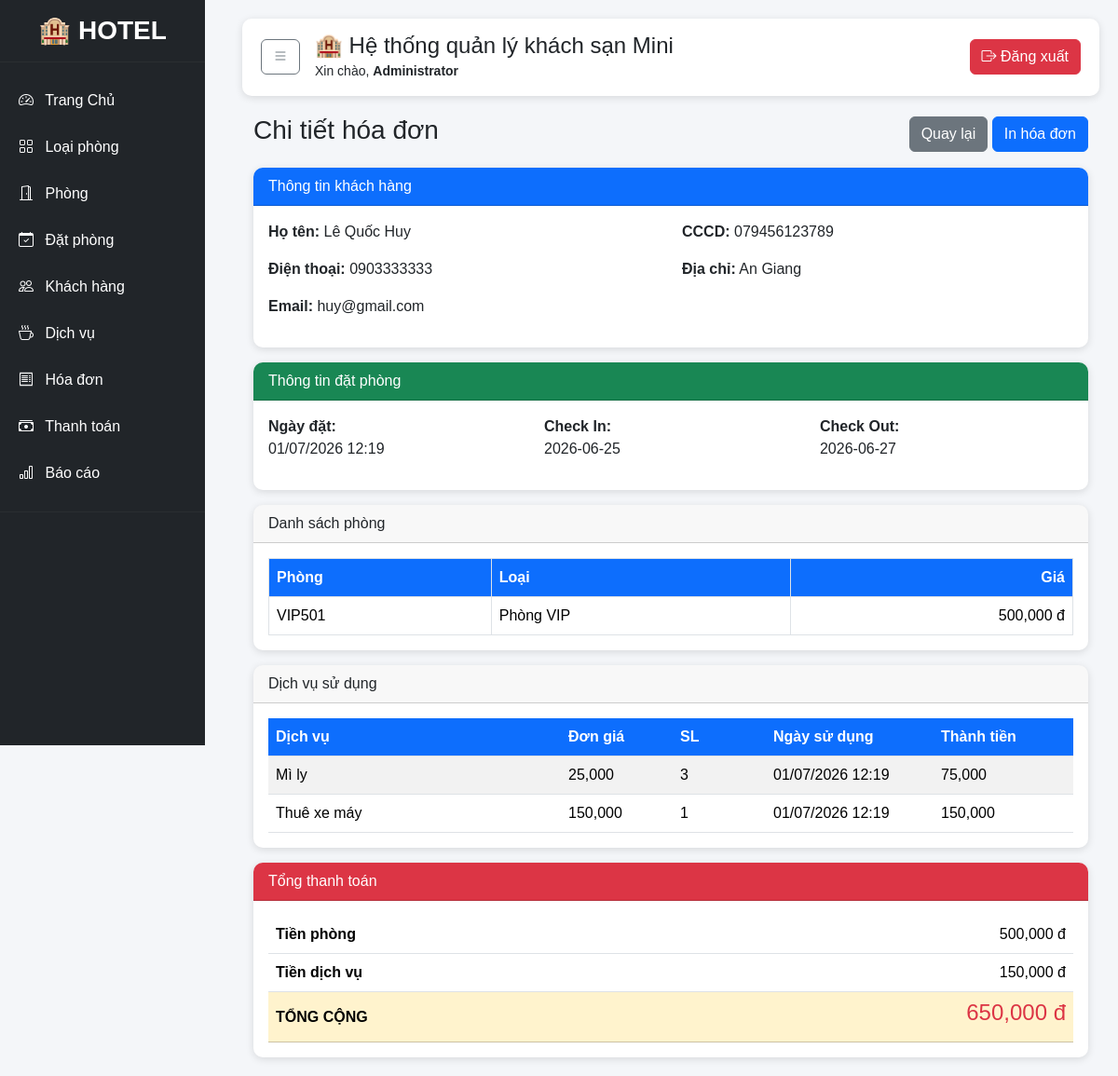
Page /modules/invoices/detail.php?id=1 (signed in) on the committed database.
### tables this page shows
CREATE TABLE invoices (
    invoice_id INT AUTO_INCREMENT PRIMARY KEY,
    booking_id INT NOT NULL,
    invoice_date DATETIME DEFAULT CURRENT_TIMESTAMP,
    
    room_total INT DEFAULT 0,
    service_total INT DEFAULT 0,
    total_amount INT DEFAULT 0,

    FOREIGN KEY (booking_id)
    REFERENCES bookings(booking_id)
);

CREATE TABLE customers (
    customer_id INT AUTO_INCREMENT PRIMARY KEY,
    full_name VARCHAR(100) NOT NULL,
    gender ENUM('Nam', 'Nữ', 'Khác'),
    phone VARCHAR(15),
    email VARCHAR(100),
    id_card VARCHAR(20),
    address TEXT,
    created_at DATETIME DEFAULT CURRENT_TIMESTAMP
);

CREATE TABLE bookings (
    booking_id INT AUTO_INCREMENT PRIMARY KEY,
    customer_id INT NOT NULL,

    booking_date DATETIME DEFAULT CURRENT_TIMESTAMP,
    check_in_date DATE NOT NULL,
    check_out_date DATE NOT NULL,

    actual_check_in DATETIME NULL,
    actual_check_out DATETIME NULL,

    status ENUM(
        'Đã đặt',
        'Đang thuê',
        'Đã trả phòng',
        'Đã hủy'
    ) DEFAULT 'Đã đặt',

    total_amount INT DEFAULT 0, note TEXT,

    FOREIGN KEY (customer_id)
    REFERENCES customers(customer_id)
);

CREATE TABLE booking_details (
    booking_detail_id INT AUTO_INCREMENT PRIMARY KEY,
    booking_id INT NOT NULL,
    room_id INT NOT NULL,
    price INT NOT NULL,

    FOREIGN KEY (booking_id)
    REFERENCES bookings(booking_id)
    ON DELETE CASCADE,

    FOREIGN KEY (room_id)
    REFERENCES rooms(room_id)
);

CREATE TABLE rooms (
    room_id INT AUTO_INCREMENT PRIMARY KEY,
    room_number VARCHAR(20) NOT NULL UNIQUE,
    room_type_id INT NOT NULL,
        status ENUM(
            'Trống', 
            'Đã đặt', 
            'Đang thuê', 
            'Bảo trì'
        ) DEFAULT 'Trống',

    FOREIGN KEY (room_type_id) 
    REFERENCES room_types(room_type_id)
);

CREATE TABLE room_types (
    room_type_id INT AUTO_INCREMENT PRIMARY KEY,
    type_name VARCHAR(100) NOT NULL,
    price INT NOT NULL COMMENT 'Giá phòng VNĐ',
    max_people INT NOT NULL,
    description TEXT
);

CREATE TABLE service_usage (
    usage_id INT AUTO_INCREMENT PRIMARY KEY,
    booking_id INT NOT NULL,
    service_id INT NOT NULL,
    quantity INT DEFAULT 1,
    usage_date DATETIME DEFAULT CURRENT_TIMESTAMP,

    FOREIGN KEY (booking_id)
    REFERENCES bookings(booking_id),

    FOREIGN KEY (service_id)
    REFERENCES services(service_id)
);

CREATE TABLE services (
    service_id INT AUTO_INCREMENT PRIMARY KEY,
    service_name VARCHAR(100) NOT NULL,
    price INT NOT NULL COMMENT 'Giá dịch vụ VNĐ',
    description TEXT
);

### modules/invoices/detail.php (the view, shortened to what this page needs)
<?php
include '../../config/database.php';
include '../../includes/header.php';
$conn = $conn;
$id = intval($_GET['id']);
$sql = "
SELECT
    i.*,
    b.booking_id,
    b.booking_date,
    b.check_in_date,
    b.check_out_date,
    b.actual_check_in,
    b.actual_check_out,
    c.full_name,
    c.phone,
    c.email,
    c.id_card,
    c.address
FROM invoices i
JOIN bookings b
ON i.booking_id=b.booking_id
JOIN customers c
ON b.customer_id=c.customer_id
WHERE i.invoice_id='$id'
";
$invoice = mysqli_fetch_assoc(mysqli_query($conn,$sql));
$rooms=mysqli_query($conn,"
SELECT
    r.room_number,
    rt.type_name,
    bd.price
FROM booking_details bd
JOIN rooms r
ON bd.room_id=r.room_id
JOIN room_types rt
ON r.room_type_id=rt.room_type_id
WHERE bd.booking_id='{$invoice['booking_id']}'
");
$services=mysqli_query($conn,"
SELECT
    s.service_name,
    s.price,
    su.quantity,
    su.usage_date
FROM service_usage su
JOIN services s
ON su.service_id=s.service_id
WHERE su.booking_id='{$invoice['booking_id']}'
");
?>
<div class="container-fluid">
<div class="d-flex justify-content-between align-items-center mb-3">
<h3>Chi tiết hóa đơn</h3>
<div>
<a href="index.php" class="btn btn-secondary">
Quay lại
</a>
<a href="print.php?id=<?= $id ?>" target="_blank"
class="btn btn-primary">
In hóa đơn
</a>
</div>
</div>
<div class="card mb-3">
<div class="card-header bg-primary text-white">
Thông tin khách hàng
</div>
<div class="card-body">
<div class="row">
<div class="col-md-6">
<p><strong>Họ tên:</strong>
<?= $invoice['full_name'] ?>
</p>
<p><strong>Điện thoại:</strong>
<?= $invoice['phone'] ?>
</p>
<p><strong>Email:</strong>
<?= $invoice['email'] ?>
</p>
</div>
<div class="col-md-6">
<p><strong>CCCD:</strong>
<?= $invoice['id_card'] ?>
</p>
<p><strong>Địa chỉ:</strong>
<?= $invoice['address'] ?>
</p>
</div>
</div>
</div>
</div>
<div class="card mb-3">
<div class="card-header bg-success text-white">
Thông tin đặt phòng
</div>
<div class="card-body">
<div class="row">
<div class="col-md-4">
<p>
<strong>Ngày đặt:</strong><br>
<?= date("d/m/Y H:i",strtotime($invoice['booking_date'])) ?>
</p>
</div>
<div class="col-md-4">
<p>
<strong>Check In:</strong><br>
<?= $invoice['check_in_date'] ?>
</p>
</div>
<div class="col-md-4">
<p>
<strong>Check Out:</strong><br>
<?= $invoice['check_out_date'] ?>
</p>
</div>
</div>
</div>
</div>
<div class="card mb-3">
<div class="card-header">
Danh sách phòng
</div>
<div class="card-body">
<table class="table table-bordered">
<thead>
<tr>
<th>Phòng</th>
<th>Loại</th>
<th class="text-end">
Giá
</th>
</tr>
</thead>
<tbody>
<?php
while($r=mysqli_fetch_assoc($rooms)){
?>
<tr>
<td>
<?= $r['room_number'] ?>
</td>
<td>
<?= $r['type_name'] ?>
</td>
<td class="text-end">
<?= number_format($r['price']) ?> đ
</td>
</tr>
<?php
}
?>
</tbody>
</table>
</div>
</div>
<div class="card mb-3">
<div class="card-header">
Dịch vụ sử dụng
</div>
<div class="card-body">
<table class="table table-striped">
<thead>
<tr>
<th>Dịch vụ</th>
<th width="120">
Đơn giá
</th>
<th width="100">
SL
</th>
<th width="180">
Ngày sử dụng
</th>
<th width="150">
Thành tiền
</th>
</tr>
</thead>
<tbody>
<?php
while($s=mysqli_fetch_assoc($services)){
$thanhtien=$s['price']*$s['quantity'];
?>
<tr>
<td>
<?= $s['service_name'] ?>
</td>
<td>
<?= number_format($s['price']) ?>
</td>
<td>
<?= $s['quantity'] ?>
</td>
<td>
<?= date("d/m/Y H:i",strtotime($s['usage_date'])) ?>
</td>
<td>
<?= number_format($thanhtien) ?>
</td>
</tr>
<?php
}
?>
</tbody>
</table>
</div>
</div>
<div class="card">
<div class="card-header bg-danger text-white">
Tổng thanh toán
</div>
<div class="card-body">
<table class="table">
<tr>
<th>Tiền phòng</th>
<td class="text-end">
<?= number_format($invoice['room_total']) ?> đ
</td>
</tr>
<tr>
<th>Tiền dịch vụ</th>
<td class="text-end">
<?= number_format($invoice['service_total']) ?> đ
</td>
</tr>
<tr class="table-warning">
<th>
TỔNG CỘNG
</th>
<td class="text-end">
<h4 class="text-danger">
<?= number_format($invoice['total_amount']) ?> đ
</h4>
</td>
</tr>
</table>
</div>
</div>
</div>
<?php
include '../../includes/footer.php';
?>

### assets/css/header.css (style rules this page uses)
body { margin:0; background:#f4f6f9; font-family:Arial, Helvetica, sans-serif; overflow-x:hidden; }
.card { border:none; border-radius:10px; overflow:hidden; box-shadow:0 2px 8px rgba(0,0,0,.12); }
.table { margin-bottom:0; }
.table thead th { background:#0d6efd; color:white; }
.table td, .table th { vertical-align:middle; }
.btn { border-radius:6px; }

### rows in the picture
invoices: customers.full_name "Lê Quốc Huy", customers.phone "0903333333", customers.email "huy@gmail.com", customers.id_card "079456123789", customers.address "An Giang", booking.booking_date "01/07/2026 12:19", booking.check_in_date "2026-06-25", booking.check_out_date "2026-06-27", room_total "500,000", service_total "150,000", total_amount "650,000"
booking_details: room.room_number "VIP501", room_types.type_name "Phòng VIP", price "500,000"
service_usage: service.service_name "Mì ly", service.price "25,000", quantity "3", usage_date "01/07/2026 12:19", thanhtien "75,000"
service_usage: service.service_name "Thuê xe máy", service.price "150,000", quantity "1", usage_date "01/07/2026 12:19", thanhtien "150,000"

### other values in the picture
$_SESSION['full_name'] "Administrator"
